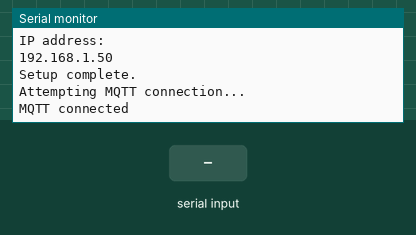
Recording of a sketch running on a simulated ESP8266 (NodeMCU). Parts: the last lines printed to the serial monitor. Inputs (shaded band) come from the test bench. WiFi joins after 1.5 s; servers stay silent unless stated; no MQTT or app messages arrive unless stated.

Above: at 2.7 s.
2.8 s: "1" received over the second serial link
At 3.1 s:
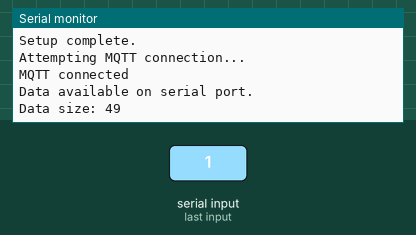
4.3 s: "0" received over the second serial link
At 5.5 s:
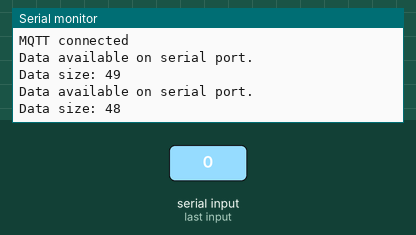
5.8 s: "2" received over the second serial link
At 6.6 s:
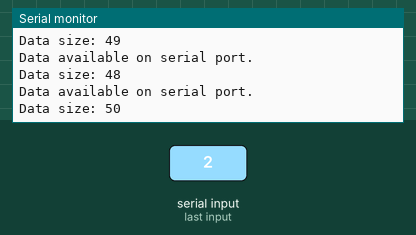

The sketch:

NodeMCU.ino
```cpp
#include <ESP8266WiFi.h>
#include <SoftwareSerial.h>
#include <PubSubClient.h>

// Define the software serial port. RX on pin D2, TX on pin D3
SoftwareSerial Arduino(D2, D3);

// Wi-Fi credentials
const char* ssid = "Cancer Connection";
const char* password = "hotdog1155";
// const char* ssid = "Nicolas";
// const char* password = "11223344";

// MQTT broker details
const char* mqtt_server = "192.168.121.222";
const int mqtt_port = 1883; // Default MQTT port

WiFiClient espClient;
PubSubClient client(espClient);

void setup() {
 Serial.begin(115200);
 Serial.println("Starting setup...");
 Arduino.begin(4800); // Ensure this matches the baud rate on the Arduino
 setup_wifi();
 client.setServer(mqtt_server, mqtt_port);
 Serial.println("Setup complete.");
}

void setup_wifi() {
 Serial.println("Connecting to WiFi...");
 delay(10);
 Serial.println();
 Serial.print("Connecting to ");
 Serial.println(ssid);

 WiFi.begin(ssid, password);

 while (WiFi.status() != WL_CONNECTED) {
    delay(500);
    Serial.print(".");
 }

 Serial.println("");
 Serial.println("WiFi connected");
 Serial.println("IP address: ");
 Serial.println(WiFi.localIP());
}

void loop() {

 if (!client.connected()) {
    reconnect();
 }
 client.loop();

 // Check if data is available to read
 if (Arduino.available() > 0) {
    Serial.println("Data available on serial port.");
    uint8_t dataSize;
    // Read the size of the incoming data
    if (Arduino.readBytes(&dataSize, sizeof(dataSize)) == sizeof(dataSize)) {
      Serial.print("Data size: ");
      Serial.println(dataSize);
      uint8_t* sensorData = new uint8_t[dataSize];
      // Read the actual data
      if (Arduino.readBytes(sensorData, dataSize) == dataSize) {
        // Convert sensorData to a String
        String sensorDataString;
        for (int i = 0; i < dataSize; i++) {
          sensorDataString += String(sensorData[i]);
          if (i < dataSize - 1) {
            sensorDataString += " "; // Add a space between values
          }
        }
        // Publish the sensor data
        Serial.print("Publishing: ");
        Serial.println(sensorDataString);
        client.publish("your/topic", sensorDataString.c_str(), sensorDataString.length());
        Serial.println("Published successfully.");
      }
      delete[] sensorData;
    }
 }
}

void reconnect() {
 Serial.println("Attempting MQTT connection...");
 while (!client.connected()) {
    if (client.connect("NodeMCU")) {
      Serial.println("MQTT connected");
    } else {
      Serial.print("MQTT connection failed, rc=");
      Serial.print(client.state());
      Serial.println(" try again in 5 seconds");
      delay(5000);
    }
 }
}
```

Measured:
- after the input at 2.8 s, the serial monitor: prints a new line at once (image 1)
- after the input at 4.3 s, the serial monitor: prints a new line at once (image 2)
- after the input at 5.8 s, the serial monitor: prints a new line at once (image 3)
